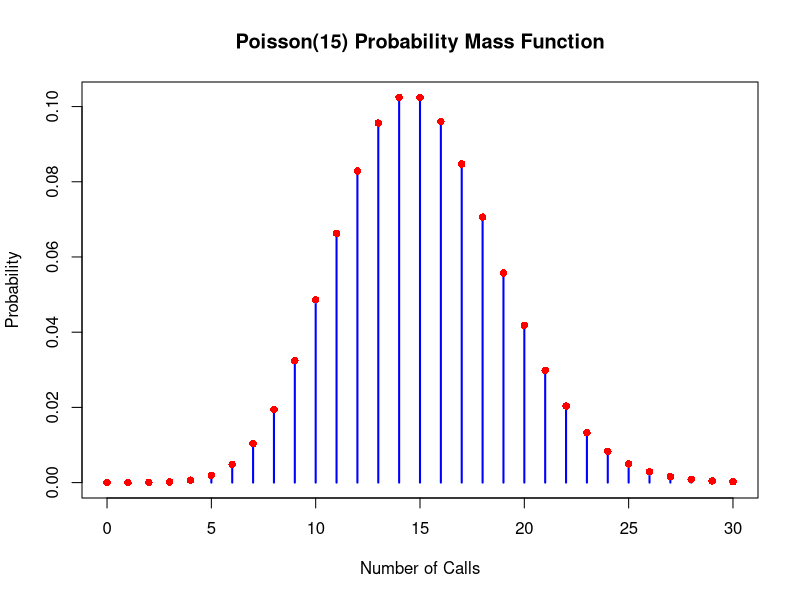
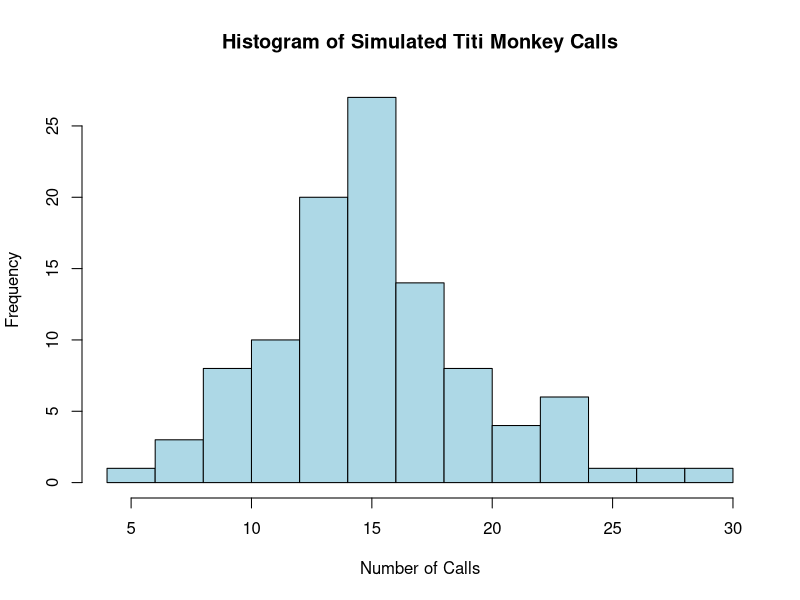
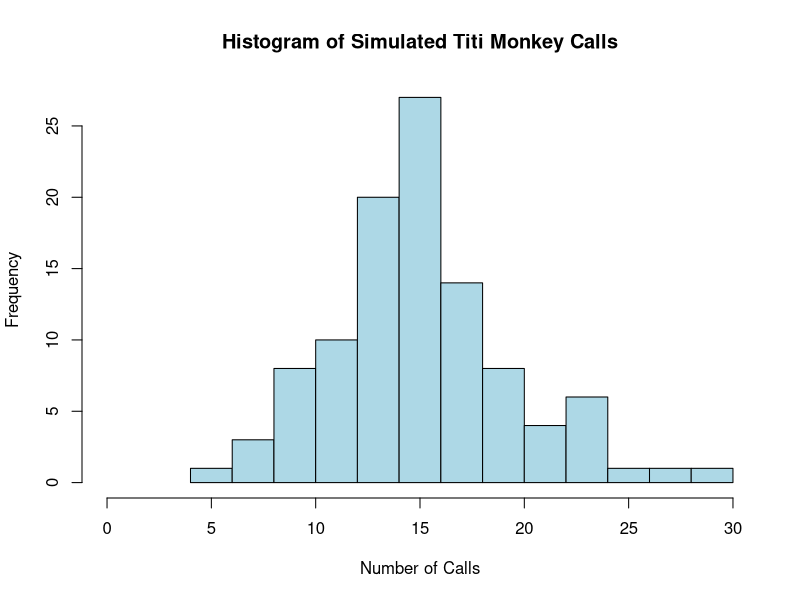

The R source for these figures, in order:
## ---- chunk 1
probability <- 1 -ppois(8, 15)
probability

## ---- chunk 2
prob0<- dpois(0,15)
prob0
## ---- chunk 3
prob3<- dpois(3,15)
prob3
## ---- chunk 4
x_values <- 0:30
poisson_probs <- dpois(x_values, lambda = 15)
plot(x_values, poisson_probs, type = "h", lwd = 2, col = "blue",
     main = "Poisson(15) Probability Mass Function",
     xlab = "Number of Calls", ylab = "Probability")

points(x_values, poisson_probs, pch = 16, col = "red")

## ---- chunk 5
simulated_calls <- rpois(104, lambda = 15)
hist(simulated_calls, breaks = 10, col = "lightblue", border = "black",
     main = "Histogram of Simulated Titi Monkey Calls",
     xlab = "Number of Calls", ylab = "Frequency")

## ---- chunk 6
hist(simulated_calls, breaks = 10, col = "lightblue", border = "black",
     main = "Histogram of Simulated Titi Monkey Calls",
     xlab = "Number of Calls", ylab = "Frequency", xlim = c(0, 30))

